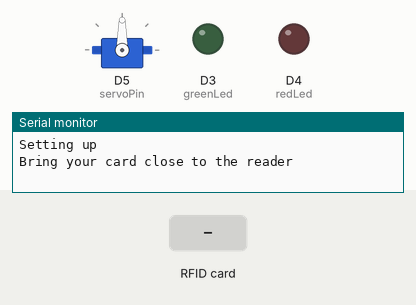
Bench run of a sketch on a simulated Arduino MKR. Shown: servo, output pins drawn as LEDs (lit = HIGH), the last lines printed to the serial monitor. Dashed ring = blinking. The inputs (shaded band) are chosen by the test bench. WiFi joins after 1.5 s; servers stay silent unless stated.

Above: at 8.0 s.
8.1 s: RFID card 5E 7A 19 C4 held to the reader
At 8.5 s:
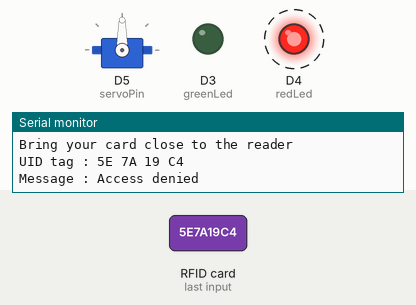
Timing chart, 0 to 12.1 s (numbered marks = the images above; inputs shaded):
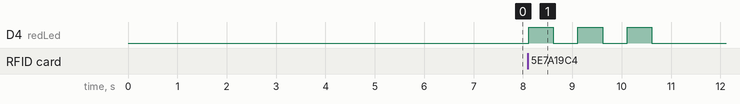

The sketch:

lab2_3b.ino
```cpp
// Paste the Blynk tokens and the WiFi info in secrets.h
#include "secrets.h"
#include <SPI.h>
#include <MFRC522.h>
#include <Servo.h>
#include <WiFiNINA.h>
#include <BlynkSimpleWiFiNINA.h>

// #define statements are substituded out literally during a compile
// They can be useful for specifying hardcoded strings or alternate names, etc.

//Set this to the UID of the card that you want to allow access for
#define ALLOWED_UID "00 00 00 00"

const int greenLed = 3;
const int redLed = 4;
const int servoPin = 5;
const int RST_PIN=6;
const int SS_PIN=7;

MFRC522 mfrc522(SS_PIN, RST_PIN);   // Create MFRC522 instance.
Servo myservo; // Create variable for Servo instance

bool successful_scan = true;

void setup() {
  Serial.begin(9600);   // Initiate a serial communication

  // Pause for 5 seconds to allow serial to detect on computer
  delay(5000);

  Serial.println("Setting up");
  SPI.begin();      // Initiate  SPI bus
  mfrc522.PCD_Init();   // Initiate MFRC522
  // attaches the servo on pin 8 to the servo and latter
  // two arguments will give us a full 180-degree servo range
  myservo.attach(servoPin, 544, 2400);
  pinMode(redLed, OUTPUT);
  pinMode(greenLed, OUTPUT);


  Serial.println();

  Blynk.begin(BLYNK_AUTH_TOKEN, ssid, pass);
  Blynk.virtualWrite(V0, "RFID");
}

void loop() {
  // Only print the first time through, and after a good scan occurs
  // Prevents spamming the serial monitor
  if(successful_scan){
    Serial.println("Bring your card close to the reader");
    successful_scan = false;
  }

  // Look for new cards
  if (!mfrc522.PICC_IsNewCardPresent()) {
    return;
  }
  // Select one of the cards
  if (!mfrc522.PICC_ReadCardSerial()) {
    return;
  }
  successful_scan = true;
  //Show UID on serial monitor
  Serial.print("UID tag :");

  String content= "";
  for (byte i = 0; i < mfrc522.uid.size; i++) {
    Serial.print(mfrc522.uid.uidByte[i] < 0x10 ? " 0" : " ");
    Serial.print(mfrc522.uid.uidByte[i], HEX);
    content.concat(String(mfrc522.uid.uidByte[i] < 0x10 ? " 0" : " "));
    content.concat(String(mfrc522.uid.uidByte[i], HEX));
  }
  Serial.println();
  Serial.print("Message : ");
  content.toUpperCase();
  Blynk.virtualWrite(V0, content);

  if (content.substring(1).equals(ALLOWED_UID)) {
    Serial.println("Authorized access");
    digitalWrite(greenLed, HIGH);
    myservo.write(95);
    delay(3000);
    myservo.write(0);
    digitalWrite(greenLed, LOW);
  } else {
    Serial.println("Access denied");
    for(int i = 0; i<3; i++){
      digitalWrite(redLed, HIGH);
      delay(500); // delay in milliseconds (you can adjust the time)
      digitalWrite(redLed, LOW);
      delay(500); // delay in milliseconds (you can adjust the time)
    }
    delay(3000); // delay in milliseconds (you can adjust the time)
  }
}
```

secrets.h
```cpp
// Blynk tokens
#define BLYNK_TEMPLATE_ID ""
#define BLYNK_TEMPLATE_NAME ""
#define BLYNK_AUTH_TOKEN ""

// WiFi Info
char ssid[] = "";
char pass[] = "";
```

Measured:
- after the input at 8.1 s, D4 (redLed): alternates HIGH for 0.50 s and LOW for 0.50 s, 6 changes in all, then stays LOW, starting at once
